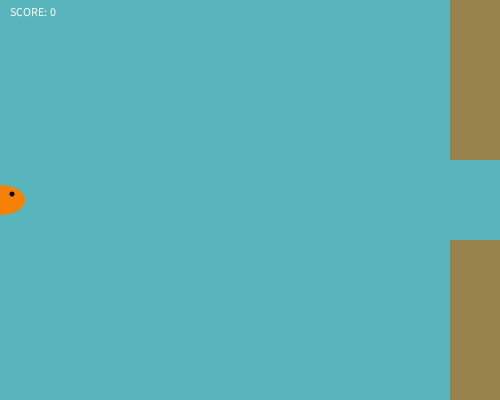
Frame 1 (no input)
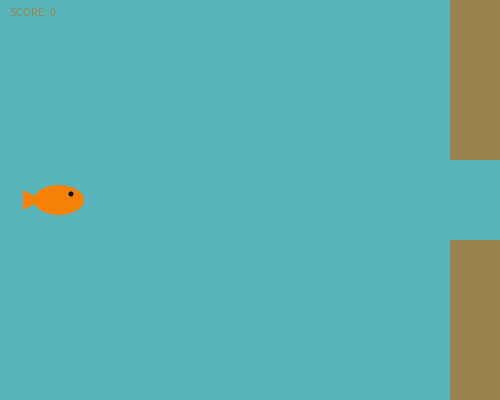
Frame 60 (the mouse pressed at the canvas centre just before this capture)
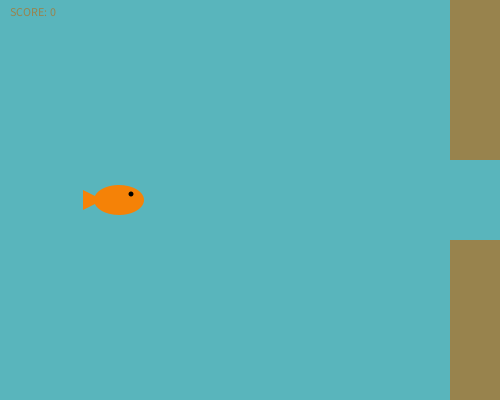
Frame 120 (the mouse held since frame 60 and released just before this capture)

The Processing sketch that drew these frames (run headless with seeded random() and noise(); from frame 60 on, the mouse is pressed at the canvas centre):

// Processing sketch: processing_146948
// ── processing_146948.pde

// The components of the water colour
int waterR = 89;
int waterG = 181;
int waterB = 188;

int fishX;
int fishY;

int fishWidth = 50;
int fishHeight = 30;

int fishR = 245;
int fishG = 130;
int fishB = 7;

int tailWidth = 20;
int tailHeight = 20;

int eyeDiameter = 5;

int eyeR = 0;
int eyeG = 0;
int eyeB = 0;

int barrierR = 152;
int barrierG = 131;
int barrierB = 77;

int barrierWidth = 50; 
int barrierHeight= 160;


int score=0;

void setup ()
{
  size (500, 400);
  
  fishX = 0;
  fishY = height / 2;
  
  noStroke ();
  
}

void draw ()
{
  background (waterR, waterG, waterB);
  
  text("SCORE: "+score, 10, 16);
  
if(mousePressed)
  if(mouseX<width/2){
  fishX = mouseX;
  fishY = mouseY;
  }


  fill (fishR, fishG, fishB);
  
  
  int tailX = fishX - fishWidth / 3;
  int tailY = fishY;
  
  triangle (tailX, tailY,
            tailX - tailWidth, tailY - tailHeight / 2,
            tailX - tailWidth, tailY + tailHeight / 2);

  ellipse (fishX, fishY, fishWidth, fishHeight);
  
  int eyeX = fishX + fishWidth / 4;
  int eyeY = fishY - fishHeight / 5;

  fill (eyeR, eyeG, eyeB);

  ellipse (eyeX, eyeY, eyeDiameter, eyeDiameter);
  
  
  //loop that draws the barrier
  for(int i=0; i<2; i++){
  fill(barrierR, barrierG, barrierB);
  rect(width-barrierWidth, 240*i, barrierWidth, barrierHeight);
  }
  
  //collision
 if (fishX+fishWidth/2==width){
   score++;
 }
 if ((fishX+fishWidth/2 >=width-barrierWidth)&&((fishY-fishHeight/2 <= barrierHeight)||(fishY+fishHeight/2 >= height-barrierHeight))){
   score--;
   fishX=width-100000;
  }
 
  fishX = fishX + 1;
  
}



void keyPressed(){
  if(keyCode==UP){
    fishY-=40;
  }
  if(keyCode==DOWN){
    fishY+=40;
  }
}
